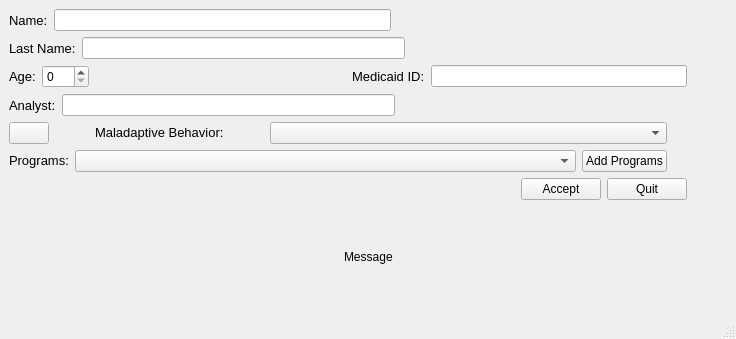
<?xml version="1.0" encoding="UTF-8"?>
<ui version="4.0">
 <class>MainWindow</class>
 <widget class="QMainWindow" name="MainWindow">
  <property name="geometry">
   <rect>
    <x>0</x>
    <y>0</y>
    <width>736</width>
    <height>339</height>
   </rect>
  </property>
  <property name="windowTitle">
   <string>Add Kid View</string>
  </property>
  <widget class="QWidget" name="centralwidget">
   <layout class="QVBoxLayout" name="verticalLayout_3">
    <item>
     <layout class="QHBoxLayout" name="horizontalLayout">
      <item>
       <widget class="QLabel" name="label">
        <property name="font">
         <font>
          <pointsize>10</pointsize>
         </font>
        </property>
        <property name="text">
         <string>Name:</string>
        </property>
       </widget>
      </item>
      <item>
       <widget class="QLineEdit" name="kidName_lineEdit">
        <property name="font">
         <font>
          <pointsize>9</pointsize>
         </font>
        </property>
       </widget>
      </item>
      <item>
       <spacer name="horizontalSpacer_2">
        <property name="orientation">
         <enum>Qt::Horizontal</enum>
        </property>
        <property name="sizeHint" stdset="0">
         <size>
          <width>40</width>
          <height>20</height>
         </size>
        </property>
       </spacer>
      </item>
     </layout>
    </item>
    <item>
     <layout class="QHBoxLayout" name="horizontalLayout_6">
      <item>
       <widget class="QLabel" name="label_5">
        <property name="font">
         <font>
          <pointsize>10</pointsize>
         </font>
        </property>
        <property name="text">
         <string>Last Name:</string>
        </property>
       </widget>
      </item>
      <item>
       <widget class="QLineEdit" name="lineEdit">
        <property name="font">
         <font>
          <pointsize>9</pointsize>
         </font>
        </property>
       </widget>
      </item>
      <item>
       <spacer name="horizontalSpacer_10">
        <property name="orientation">
         <enum>Qt::Horizontal</enum>
        </property>
        <property name="sizeHint" stdset="0">
         <size>
          <width>40</width>
          <height>20</height>
         </size>
        </property>
       </spacer>
      </item>
     </layout>
    </item>
    <item>
     <layout class="QHBoxLayout" name="horizontalLayout_4">
      <item>
       <widget class="QLabel" name="label_2">
        <property name="font">
         <font>
          <pointsize>10</pointsize>
         </font>
        </property>
        <property name="text">
         <string>Age:</string>
        </property>
       </widget>
      </item>
      <item>
       <widget class="QSpinBox" name="kidAge_spinBox">
        <property name="sizePolicy">
         <sizepolicy hsizetype="Fixed" vsizetype="Fixed">
          <horstretch>0</horstretch>
          <verstretch>0</verstretch>
         </sizepolicy>
        </property>
        <property name="font">
         <font>
          <pointsize>9</pointsize>
         </font>
        </property>
        <property name="maximum">
         <number>200</number>
        </property>
       </widget>
      </item>
      <item>
       <spacer name="horizontalSpacer">
        <property name="orientation">
         <enum>Qt::Horizontal</enum>
        </property>
        <property name="sizeHint" stdset="0">
         <size>
          <width>40</width>
          <height>20</height>
         </size>
        </property>
       </spacer>
      </item>
      <item>
       <widget class="QLabel" name="label_6">
        <property name="font">
         <font>
          <pointsize>10</pointsize>
         </font>
        </property>
        <property name="text">
         <string>Medicaid ID:</string>
        </property>
       </widget>
      </item>
      <item>
       <widget class="QLineEdit" name="medicaidID_line_edit">
        <property name="font">
         <font>
          <pointsize>9</pointsize>
         </font>
        </property>
        <property name="focusPolicy">
         <enum>Qt::StrongFocus</enum>
        </property>
        <property name="text">
         <string/>
        </property>
       </widget>
      </item>
      <item>
       <spacer name="horizontalSpacer_13">
        <property name="orientation">
         <enum>Qt::Horizontal</enum>
        </property>
        <property name="sizeType">
         <enum>QSizePolicy::Fixed</enum>
        </property>
        <property name="sizeHint" stdset="0">
         <size>
          <width>40</width>
          <height>20</height>
         </size>
        </property>
       </spacer>
      </item>
     </layout>
    </item>
    <item>
     <layout class="QHBoxLayout" name="horizontalLayout_8">
      <item>
       <widget class="QLabel" name="label_7">
        <property name="font">
         <font>
          <pointsize>10</pointsize>
         </font>
        </property>
        <property name="text">
         <string>Analyst:</string>
        </property>
       </widget>
      </item>
      <item>
       <widget class="QLineEdit" name="lineEdit_2">
        <property name="font">
         <font>
          <pointsize>9</pointsize>
         </font>
        </property>
       </widget>
      </item>
      <item>
       <spacer name="horizontalSpacer_15">
        <property name="orientation">
         <enum>Qt::Horizontal</enum>
        </property>
        <property name="sizeHint" stdset="0">
         <size>
          <width>40</width>
          <height>20</height>
         </size>
        </property>
       </spacer>
      </item>
     </layout>
    </item>
    <item>
     <layout class="QHBoxLayout" name="horizontalLayout_3">
      <item>
       <widget class="QPushButton" name="addBehaviors_Button">
        <property name="sizePolicy">
         <sizepolicy hsizetype="Fixed" vsizetype="Fixed">
          <horstretch>0</horstretch>
          <verstretch>0</verstretch>
         </sizepolicy>
        </property>
        <property name="font">
         <font>
          <pointsize>9</pointsize>
         </font>
        </property>
        <property name="focusPolicy">
         <enum>Qt::NoFocus</enum>
        </property>
        <property name="text">
         <string/>
        </property>
        <property name="icon">
         <iconset>
          <normaloff>../icon/Plus-128.png</normaloff>../icon/Plus-128.png</iconset>
        </property>
       </widget>
      </item>
      <item>
       <spacer name="horizontalSpacer_4">
        <property name="orientation">
         <enum>Qt::Horizontal</enum>
        </property>
        <property name="sizeType">
         <enum>QSizePolicy::Maximum</enum>
        </property>
        <property name="sizeHint" stdset="0">
         <size>
          <width>40</width>
          <height>20</height>
         </size>
        </property>
       </spacer>
      </item>
      <item>
       <widget class="QLabel" name="label_3">
        <property name="sizePolicy">
         <sizepolicy hsizetype="Fixed" vsizetype="Fixed">
          <horstretch>0</horstretch>
          <verstretch>0</verstretch>
         </sizepolicy>
        </property>
        <property name="font">
         <font>
          <pointsize>10</pointsize>
         </font>
        </property>
        <property name="text">
         <string>Maladaptive Behavior:</string>
        </property>
       </widget>
      </item>
      <item>
       <spacer name="horizontalSpacer_5">
        <property name="orientation">
         <enum>Qt::Horizontal</enum>
        </property>
        <property name="sizeType">
         <enum>QSizePolicy::Fixed</enum>
        </property>
        <property name="sizeHint" stdset="0">
         <size>
          <width>40</width>
          <height>20</height>
         </size>
        </property>
       </spacer>
      </item>
      <item>
       <widget class="QComboBox" name="comboBox_3">
        <property name="sizePolicy">
         <sizepolicy hsizetype="Preferred" vsizetype="Fixed">
          <horstretch>0</horstretch>
          <verstretch>0</verstretch>
         </sizepolicy>
        </property>
        <property name="font">
         <font>
          <pointsize>9</pointsize>
         </font>
        </property>
       </widget>
      </item>
      <item>
       <spacer name="horizontalSpacer_3">
        <property name="orientation">
         <enum>Qt::Horizontal</enum>
        </property>
        <property name="sizeType">
         <enum>QSizePolicy::Fixed</enum>
        </property>
        <property name="sizeHint" stdset="0">
         <size>
          <width>60</width>
          <height>20</height>
         </size>
        </property>
       </spacer>
      </item>
     </layout>
    </item>
    <item>
     <layout class="QHBoxLayout" name="horizontalLayout_2">
      <item>
       <widget class="QLabel" name="label_4">
        <property name="sizePolicy">
         <sizepolicy hsizetype="Fixed" vsizetype="Fixed">
          <horstretch>0</horstretch>
          <verstretch>0</verstretch>
         </sizepolicy>
        </property>
        <property name="font">
         <font>
          <pointsize>10</pointsize>
         </font>
        </property>
        <property name="text">
         <string>Programs:</string>
        </property>
       </widget>
      </item>
      <item>
       <widget class="QComboBox" name="comboBox">
        <property name="sizePolicy">
         <sizepolicy hsizetype="Preferred" vsizetype="Fixed">
          <horstretch>0</horstretch>
          <verstretch>0</verstretch>
         </sizepolicy>
        </property>
        <property name="font">
         <font>
          <pointsize>9</pointsize>
         </font>
        </property>
       </widget>
      </item>
      <item>
       <widget class="QPushButton" name="addProgram_Button">
        <property name="sizePolicy">
         <sizepolicy hsizetype="Fixed" vsizetype="Fixed">
          <horstretch>0</horstretch>
          <verstretch>0</verstretch>
         </sizepolicy>
        </property>
        <property name="font">
         <font>
          <pointsize>9</pointsize>
         </font>
        </property>
        <property name="focusPolicy">
         <enum>Qt::NoFocus</enum>
        </property>
        <property name="text">
         <string>Add Programs</string>
        </property>
       </widget>
      </item>
      <item>
       <spacer name="horizontalSpacer_6">
        <property name="orientation">
         <enum>Qt::Horizontal</enum>
        </property>
        <property name="sizeType">
         <enum>QSizePolicy::Fixed</enum>
        </property>
        <property name="sizeHint" stdset="0">
         <size>
          <width>60</width>
          <height>20</height>
         </size>
        </property>
       </spacer>
      </item>
     </layout>
    </item>
    <item>
     <layout class="QHBoxLayout" name="horizontalLayout_5">
      <item>
       <spacer name="horizontalSpacer_8">
        <property name="orientation">
         <enum>Qt::Horizontal</enum>
        </property>
        <property name="sizeHint" stdset="0">
         <size>
          <width>40</width>
          <height>20</height>
         </size>
        </property>
       </spacer>
      </item>
      <item>
       <widget class="QPushButton" name="acceptAddKid_pushButton">
        <property name="font">
         <font>
          <pointsize>9</pointsize>
         </font>
        </property>
        <property name="focusPolicy">
         <enum>Qt::NoFocus</enum>
        </property>
        <property name="text">
         <string>Accept</string>
        </property>
       </widget>
      </item>
      <item>
       <widget class="QPushButton" name="finish_pushButton">
        <property name="font">
         <font>
          <pointsize>9</pointsize>
         </font>
        </property>
        <property name="focusPolicy">
         <enum>Qt::NoFocus</enum>
        </property>
        <property name="text">
         <string>Quit</string>
        </property>
       </widget>
      </item>
      <item>
       <spacer name="horizontalSpacer_9">
        <property name="orientation">
         <enum>Qt::Horizontal</enum>
        </property>
        <property name="sizeType">
         <enum>QSizePolicy::Fixed</enum>
        </property>
        <property name="sizeHint" stdset="0">
         <size>
          <width>40</width>
          <height>20</height>
         </size>
        </property>
       </spacer>
      </item>
     </layout>
    </item>
    <item>
     <layout class="QHBoxLayout" name="horizontalLayout_7">
      <item>
       <spacer name="horizontalSpacer_11">
        <property name="orientation">
         <enum>Qt::Horizontal</enum>
        </property>
        <property name="sizeHint" stdset="0">
         <size>
          <width>40</width>
          <height>20</height>
         </size>
        </property>
       </spacer>
      </item>
      <item>
       <widget class="QLabel" name="message_label">
        <property name="font">
         <font>
          <pointsize>9</pointsize>
         </font>
        </property>
        <property name="text">
         <string>Message</string>
        </property>
       </widget>
      </item>
      <item>
       <spacer name="horizontalSpacer_12">
        <property name="orientation">
         <enum>Qt::Horizontal</enum>
        </property>
        <property name="sizeHint" stdset="0">
         <size>
          <width>40</width>
          <height>20</height>
         </size>
        </property>
       </spacer>
      </item>
     </layout>
    </item>
   </layout>
   <zorder></zorder>
  </widget>
  <widget class="QMenuBar" name="menubar">
   <property name="geometry">
    <rect>
     <x>0</x>
     <y>0</y>
     <width>736</width>
     <height>26</height>
    </rect>
   </property>
  </widget>
  <widget class="QStatusBar" name="statusbar"/>
 </widget>
 <resources/>
 <connections/>
</ui>
